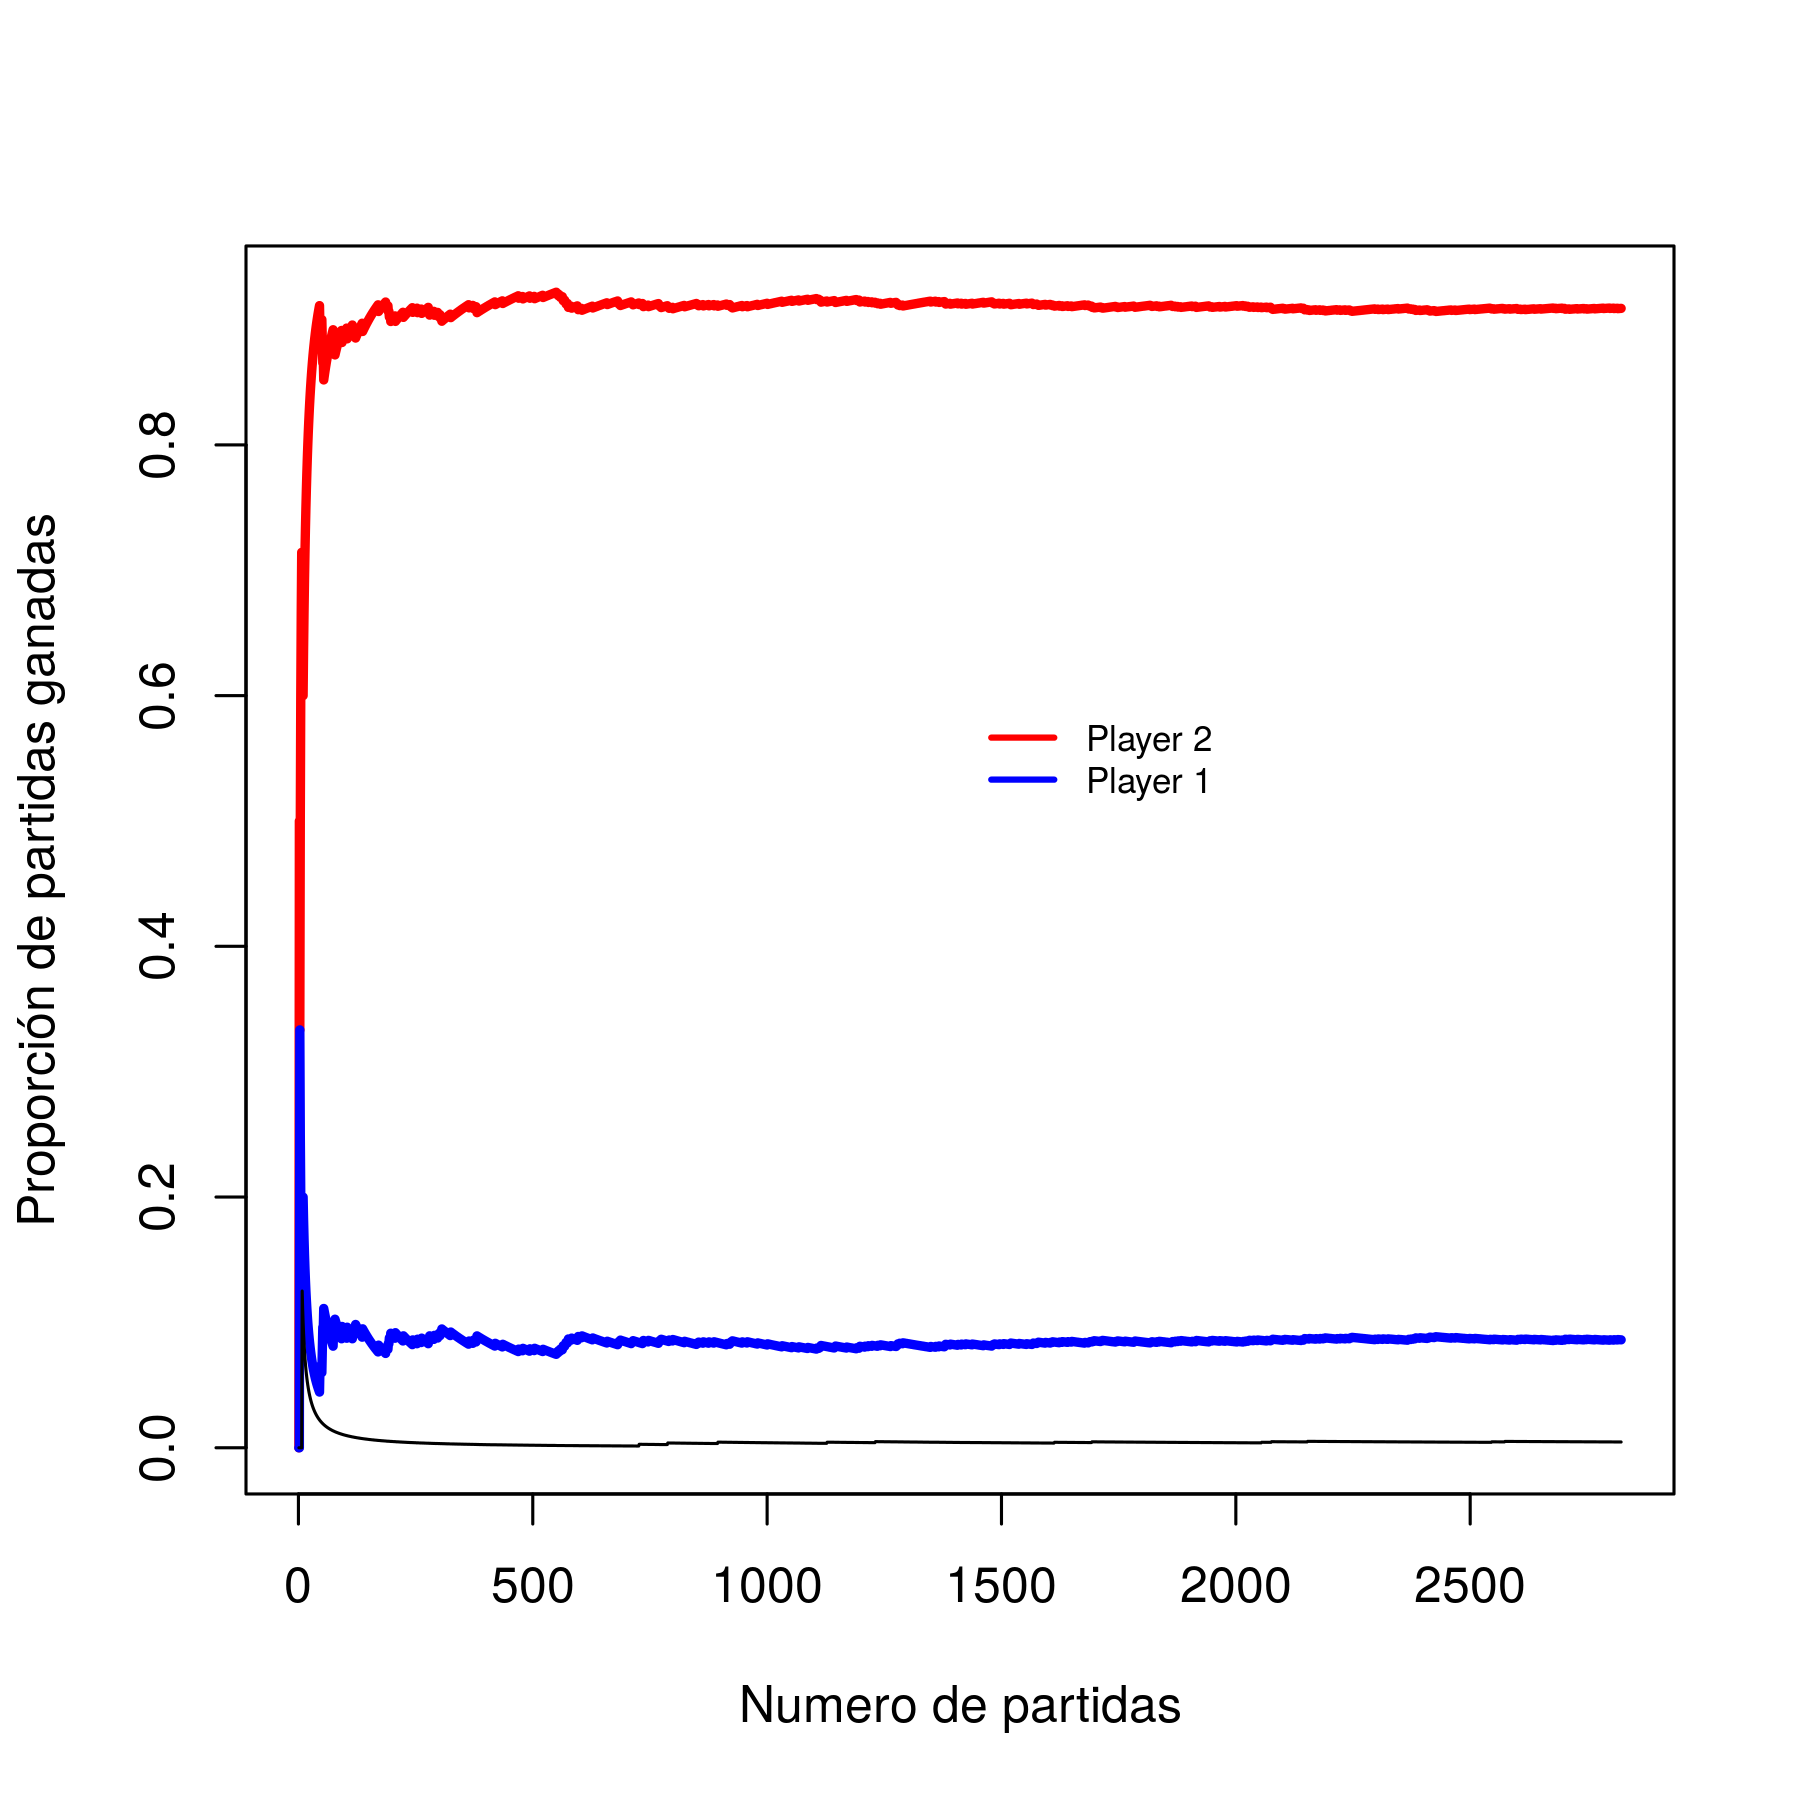

Write the R code that produced this figure.
oldpar <- par(no.readonly = TRUE)
oldwd <- getwd()
this.dir <- dirname(parent.frame(2)$ofile)
setwd(this.dir)
#setwd("~/gaming/materias/aprendizaje_automatico/ML_TP2/Datos")


ls <- read.csv("../Datos/SinVision_luchaNoLibre_QsinVison_reverse.csv", header =T)


acum <- matrix(0, nrow=length(ls[,1]),ncol=3)

for (i in seq(2,length(ls[,1]))){
  acum[i,] = acum[i-1,]
  if (ls[i,1] == 0) {acum[i,1] = acum[i,1] + 1}
  if (ls[i,1] == 1) {acum[i,2] = acum[i,2] + 1}
  if (ls[i,1] == 2) {acum[i,3] = acum[i,3] + 1}
}
plot(seq(length(ls[,1])),acum[,3]/seq(length(ls[,1])), type="l", lwd=3, col="red"
     ,xlab="Numero de partidas", ylab="Proporción de partidas ganadas")
lines(seq(length(ls[,1])),acum[,2]/seq(length(ls[,1])), type="l", lwd=3, col="blue")
lines(seq(length(ls[,1])),acum[,1]/seq(length(ls[,1])))
legend(length(ls[,1])/2,0.6, 
       c("Player 2", "Player 1"),
       lty=c(1,1),
       lwd=c(2,2),col=c("red","blue"), cex=0.7, box.lty=0)


par(mar=c(5.1,4.1,3.1,4.1))

par(oldpar)
